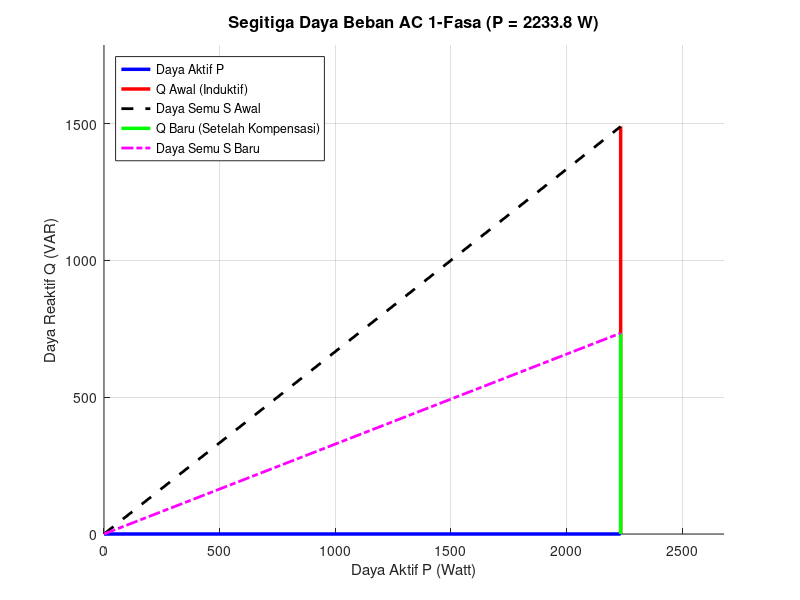

Here is the MATLAB script that generated this plot:
%% =========================================================================
%% DSTL 2026 - MINGGU 01: PENGANTAR SISTEM TENAGA & KOMPUTASI FASOR
%% Program Studi S1 Teknik Elektro - Universitas Bengkulu
%% Dosen Pengampu: Ir. Novalio Daratha, S.T., M.Sc., Ph.D.
%% =========================================================================
%% Topik: Perhitungan Fasor Tegangan-Arus, Daya Kompleks S = P + jQ,
%%        Faktor Daya (pf), dan Visualisasi Segitiga Daya
%% =========================================================================

clear; clc; close all;

fprintf('====================================================\n');
fprintf('  KALKULATOR DAYA KOMPLEKS & FASOR SISTEM TENAGA    \n');
fprintf('  Mata Kuliah: Dasar-Dasar Sistem Tenaga Listrik    \n');
fprintf('====================================================\n\n');

%% 1. Parameter Masukan (Input Parameters)
V_rms = 220;               % Tegangan rms (Volt)
theta_v = 0;               % Sudut fasa tegangan (derajat)
Z_R = 15;                  % Resistansi beban (Ohm)
Z_L = 10;                  % Reaktansi induktif beban (Ohm)
Z_load = Z_R + 1j*Z_L;     % Impedansi kompleks (Ohm)

%% 2. Perhitungan Fasor Arus & Daya Kompleks
V_phasor = V_rms * exp(1j * deg2rad(theta_v));
I_phasor = V_phasor / Z_load;

I_mag = abs(I_phasor);
I_ang_deg = rad2deg(angle(I_phasor));

% Daya Kompleks S = V * conj(I)
S = V_phasor * conj(I_phasor);
P = real(S);               % Daya Aktif (Watt)
Q = imag(S);               % Daya Reaktif (VAR)
S_mag = abs(S);            % Daya Semu (VA)
pf = cos(angle(S));        % Faktor Daya (Power Factor)

%% 3. Menampilkan Hasil Kalkulasi ke Layar
fprintf('--- HASIL PERHITUNGAN SISTEM ---\n');
fprintf('Tegangan Sumber (V)   : %.2f ∠ %.2f° V\n', V_rms, theta_v);
fprintf('Impedansi Beban (Z)   : %.2f + j%.2f Ω (Mag: %.2f Ω)\n', real(Z_load), imag(Z_load), abs(Z_load));
fprintf('Arus Saluran (I)      : %.2f ∠ %.2f° A\n', I_mag, I_ang_deg);
fprintf('Daya Aktif (P)        : %.2f Watt (%.3f kW)\n', P, P/1e3);
fprintf('Daya Reaktif (Q)      : %.2f VAR (%.3f kVAR)\n', Q, Q/1e3);
fprintf('Daya Semu (|S|)       : %.2f VA (%.3f kVA)\n', S_mag, S_mag/1e3);
fprintf('Faktor Daya (pf)      : %.4f (Lagging)\n\n', pf);

%% 4. Perbaikan Faktor Daya (Pemasangan Kapasitor Shunt)
pf_target = 0.95;
theta_target = acos(pf_target);
Q_target = P * tan(theta_target);
Q_cap = Q - Q_target;      % Daya reaktif kapasitor yang dibutuhkan
C_val = Q_cap / (2 * pi * 50 * V_rms^2); % Kapasitansi (Farad) pada f=50Hz

fprintf('--- PERBAIKAN FAKTOR DAYA (TARGET pf = %.2f) ---\n', pf_target);
fprintf('Kompensasi Q_cap      : %.2f VAR (%.3f kVAR)\n', Q_cap, Q_cap/1e3);
fprintf('Kapasitor Diperlukan  : %.2f µF (pada f = 50 Hz)\n', C_val * 1e6);
fprintf('Daya Semu Baru (|S|)  : %.2f VA (Pengurangan %.2f%%)\n\n', ...
        P/pf_target, (1 - (P/pf_target)/S_mag)*100);

%% 5. Plotting Segitiga Daya
figure('Name', 'Visualisasi Segitiga Daya', 'NumberTitle', 'off');
hold on; grid on;

% Segitiga Daya Awal
plot([0, P], [0, 0], 'b-', 'LineWidth', 2.5);           % Vektor P
plot([P, P], [0, Q], 'r-', 'LineWidth', 2.5);           % Vektor Q awal
plot([0, P], [0, Q], 'k--', 'LineWidth', 2);            % Vektor S awal

% Segitiga Daya Setelah Kompensasi
plot([P, P], [0, Q_target], 'g-', 'LineWidth', 2.5);    % Vektor Q baru
plot([0, P], [0, Q_target], 'm-.', 'LineWidth', 2);     % Vektor S baru

title(sprintf('Segitiga Daya Beban AC 1-Fasa (P = %.1f W)', P), 'FontSize', 12);
xlabel('Daya Aktif P (Watt)', 'FontSize', 11);
ylabel('Daya Reaktif Q (VAR)', 'FontSize', 11);
legend({'Daya Aktif P', 'Q Awal (Induktif)', 'Daya Semu S Awal', ...
        'Q Baru (Setelah Kompensasi)', 'Daya Semu S Baru'}, 'Location', 'northwest');
axis([0, P*1.2, 0, Q*1.2]);
hold off;

fprintf('Skrip selesai dijalankan dengan sukses.\n');
